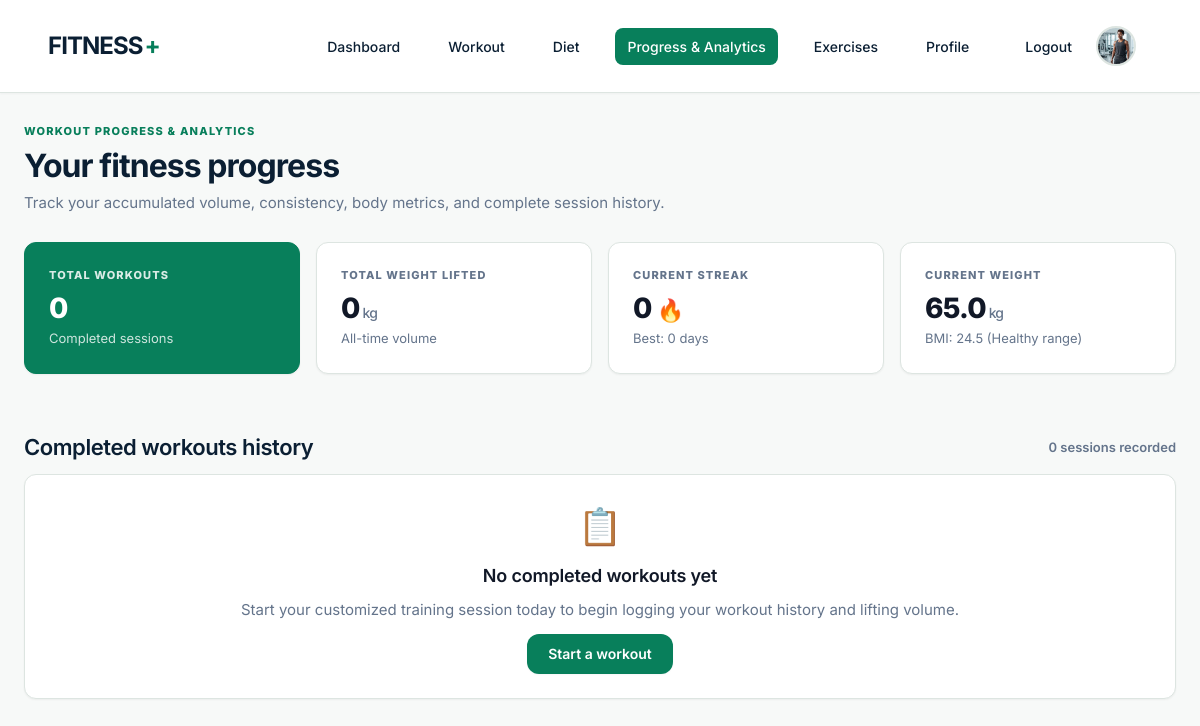
Page /history/ (signed in) on the earlier database version.
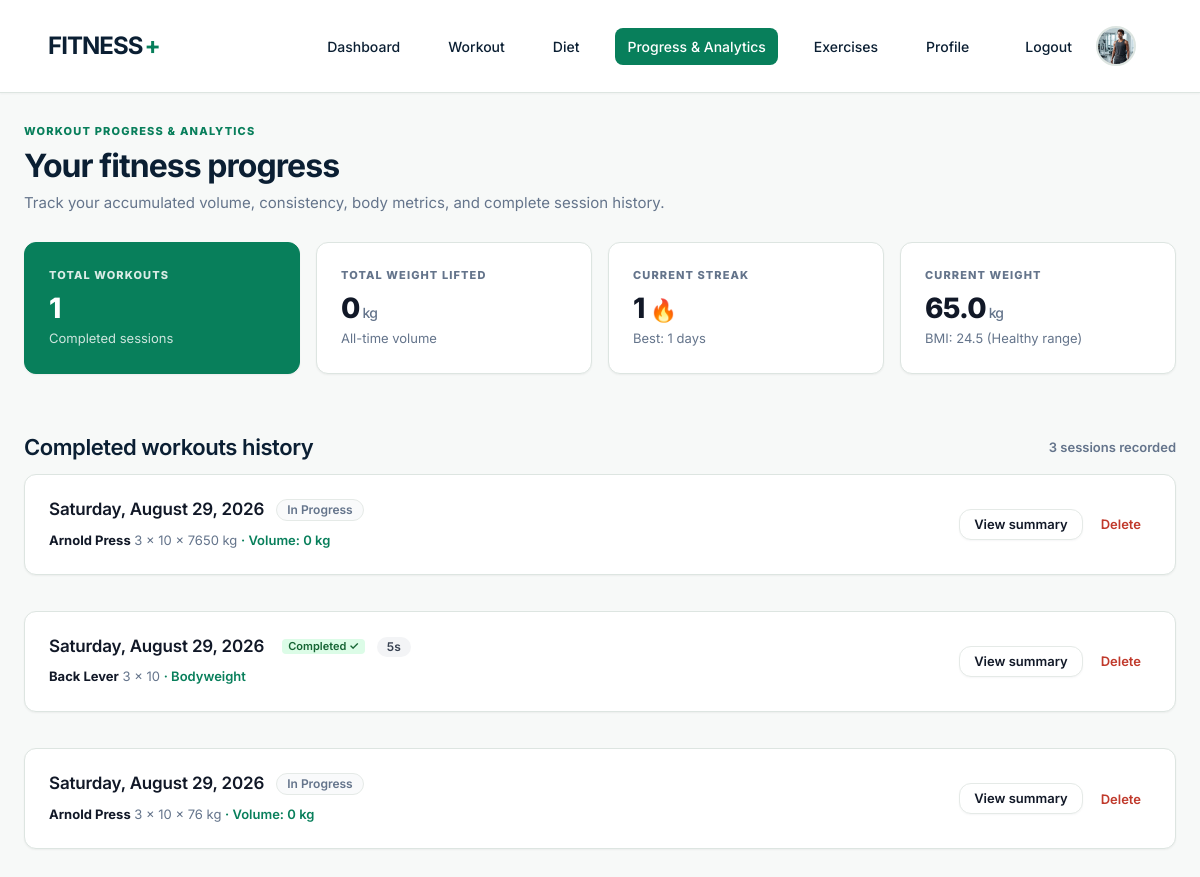
Same page on the later database version.
### workout/models.py (models this page shows, shortened)
class UserProfile(models.Model):
    class Goal(models.TextChoices):
        BULK = 'bulk', 'Build Muscle / Bulk'
        CUT = 'cut', 'Lose Fat / Cut'
        MAINTAIN = 'maintain', 'Maintain Weight'
        STRENGTH = 'strength', 'Build Strength'
        FITNESS = 'fitness', 'General Fitness'
    user = models.OneToOneField(User, related_name='fitness_profile', on_delete=models.CASCADE)
    name = models.CharField(max_length=80, blank=True)
    age = models.PositiveSmallIntegerField(null=True, blank=True)
    gender = models.CharField(max_length=20, choices=[('male', 'Male'), ('female', 'Female')], null=True, blank=True, default=None)
    height_cm = models.DecimalField(max_digits=5, decimal_places=1, null=True, blank=True)
    weight_kg = models.DecimalField(max_digits=5, decimal_places=1, null=True, blank=True)
    goal = models.CharField(max_length=20, choices=Goal.choices, default=Goal.FITNESS)
    workout_location = models.CharField(max_length=10, choices=[('gym','Gym'),('home','Home')], default='home')
    experience_level = models.CharField(max_length=20, choices=[('beginner','Beginner'),('intermediate','Intermediate'),('advanced','Advanced')], default='beginner')
    home_equipment = models.JSONField(default=list, blank=True)
    profile_completed = models.BooleanField(default=False)
    profile_image = models.ImageField(upload_to='profile_images/', null=True, blank=True)
    current_streak = models.PositiveIntegerField(default=0); longest_streak = models.PositiveIntegerField(default=0); last_workout_date = models.DateField(null=True, blank=True)
    created_at = models.DateTimeField(auto_now_add=True); updated_at = models.DateTimeField(auto_now=True)
    @property
    def bmi(self):
        if not self.height_cm or not self.weight_kg: return None
        return round(float(self.weight_kg) / (float(self.height_cm) / 100) ** 2, 1)
    @property
    def bmi_category(self):
        bmi = self.bmi
        if bmi is None: return ''
        return 'Underweight' if bmi < 18.5 else 'Healthy range' if bmi < 25 else 'Overweight' if bmi < 30 else 'Obesity'
    @property
    def total_weight_lifted(self):
        return calculate_user_total_volume(self.user)
    @property
    def total_weight_lifted_display(self):
        return format_weight_display(self.total_weight_lifted)

class Workout(models.Model):
    user = models.ForeignKey(User, related_name='workouts', on_delete=models.CASCADE)
    date = models.DateField(default=timezone.localdate)
    created_at = models.DateTimeField(auto_now_add=True)
    completed = models.BooleanField(default=False)
    completed_at = models.DateTimeField(null=True, blank=True)
    class Meta:
        ordering = ['-date', '-created_at']
    @property
    def duration_seconds(self):
        if not self.completed_at:
            return None
        return max(0, int((self.completed_at - self.created_at).total_seconds()))

class WorkoutExercise(models.Model):
    workout = models.ForeignKey(Workout, related_name='workout_exercises', on_delete=models.CASCADE)
    exercise = models.ForeignKey(Exercise, related_name='workout_entries', on_delete=models.PROTECT)
    sets_planned = models.PositiveIntegerField()
    reps_planned = models.PositiveIntegerField()
    weight = models.DecimalField(max_digits=7, decimal_places=2, null=True, blank=True)
    rest_seconds = models.PositiveIntegerField(default=60)
    exercise_seconds = models.PositiveIntegerField(default=30)
    order = models.PositiveIntegerField(default=1)
    class Meta:
        ordering = ['order']
    @property
    def volume(self):
        if self.exercise.is_bodyweight or self.weight is None:
            return None
        return calculate_exercise_volume(self)

class Exercise(models.Model):
    class EquipmentType(models.TextChoices):
        BODYWEIGHT = 'bodyweight', 'Bodyweight'
        BARBELL = 'barbell', 'Barbell'
        DUMBBELL = 'dumbbell', 'Dumbbell'
        KETTLEBELL = 'kettlebell', 'Kettlebell'
        CABLE = 'cable', 'Cable'
        MACHINE = 'machine', 'Machine'
        RESISTANCE_BAND = 'resistance_band', 'Resistance band'
        PULLUP_BAR = 'pullup_bar', 'Pull-up bar'
        BENCH = 'bench', 'Bench'
        PLATE = 'plate', 'Plate-loaded'
        STEP = 'step', 'Step / Platform'
        JUMP_ROPE = 'jump_rope', 'Jump Rope'
        OTHER = 'other', 'Other'
    class Difficulty(models.TextChoices):
        BEGINNER = 'beginner', 'Beginner'
        INTERMEDIATE = 'intermediate', 'Intermediate'
        ADVANCED = 'advanced', 'Advanced'
    class GenderCategory(models.TextChoices):
        ALL = 'all', 'All'
        FEMALE = 'female', 'Female'
        MALE = 'male', 'Male'
    name = models.CharField(max_length=120)
    body_part = models.CharField(max_length=40, default='Full Body')
    equipment_type = models.CharField(max_length=20, choices=EquipmentType.choices, default=EquipmentType.OTHER)
    category = models.CharField(max_length=40)
    description = models.TextField()
    instructions = models.TextField()
    muscles_targeted = models.CharField(max_length=255)
    beginner_tips = models.TextField(blank=True)
    is_bodyweight = models.BooleanField(default=False)
    image = models.CharField(max_length=255, blank=True, help_text='Local visual URL (filled by the seed command).')
    created_at = models.DateTimeField(auto_now_add=True)
    difficulty = models.CharField(max_length=20, choices=Difficulty.choices, default=Difficulty.INTERMEDIATE)
    gender_category = models.CharField(max_length=10, choices=GenderCategory.choices, default=GenderCategory.ALL)
    recommended_sets = models.CharField(max_length=30, blank=True, default='')
    recommended_reps = models.CharField(max_length=30, blank=True, default='')
    recommended_duration = models.CharField(max_length=40, blank=True, default='')
    recommended_rest = models.CharField(max_length=30, blank=True, default='')
    is_beginner_friendly = models.BooleanField(default=False)
    class Meta:
        ordering = ['category', 'name']
        constraints = [models.UniqueConstraint(Lower('name'), name='unique_exercise_name_ci')]

### workout/views.py (the view)
# urls.py: path('history/', views.history, name='history'),
@login_required
def history(request):
    profile, _ = UserProfile.objects.get_or_create(user=request.user)
    workouts = Workout.objects.filter(user=request.user).prefetch_related('workout_exercises__exercise', 'workout_exercises__sets')
    return render(request, 'workout/history.html', {
        'workouts': workouts,
        'profile': profile,
        'total_weight_lifted': profile.total_weight_lifted_display,
        'completed_count': workouts.filter(completed=True).count(),
    })

### workout/models.py (called while the page is built)
def format_weight_display(value):
    if value is None:
        return '0'
    try:
        val = Decimal(str(value))
    except Exception:
        return '0'
    if val == 0:
        return '0'
    if val % 1 == 0:
        return f"{int(val):,}"
    return f"{val:,.2f}".rstrip('0').rstrip('.')

def calculate_exercise_volume(exercise_entry):
    if exercise_entry.exercise.is_bodyweight or exercise_entry.weight is None:
        return Decimal('0')
    return sum(
        (
            Decimal(str(workout_set.reps_completed))
            * (workout_set.weight if workout_set.weight is not None else Decimal('0'))
            for workout_set in exercise_entry.sets.all()
            if workout_set.completed
        ),
        Decimal('0'),
    )

def calculate_workout_volume(workout):
    entries = workout.workout_exercises.all()
    total = Decimal('0')
    for entry in entries:
        total += calculate_exercise_volume(entry)
    return total

def calculate_user_total_volume(user):
    if not user or not user.is_authenticated:
        return Decimal('0')
    completed_workouts = Workout.objects.filter(
        user=user,
        completed=True
    ).prefetch_related('workout_exercises__exercise', 'workout_exercises__sets')
    total = Decimal('0')
    for workout in completed_workouts:
        total += calculate_workout_volume(workout)
    return total

### workout/templates/workout/history.html (shortened to what this page needs)
{% extends 'workout/base.html' %}
{% block content %}
<div class="page-intro">
  <p class="eyebrow">WORKOUT PROGRESS & ANALYTICS</p>
  <h1>Your fitness progress</h1>
  <p class="subtitle">Track your accumulated volume, consistency, body metrics, and complete session history.</p>
</div>
<section class="progress-stats-grid">
  <div class="stat-card card">
    <span class="stat-label">TOTAL WORKOUTS</span>
    <strong class="stat-value">{{ completed_count }}</strong>
    <span class="stat-subtext">Completed sessions</span>
  </div>
  <div class="stat-card card">
    <span class="stat-label">TOTAL WEIGHT LIFTED</span>
    <strong class="stat-value">{{ total_weight_lifted }}<small> kg</small></strong>
    <span class="stat-subtext">All-time volume</span>
  </div>
  <div class="stat-card card">
    <span class="stat-label">CURRENT STREAK</span>
    <strong class="stat-value">{{ profile.current_streak }} <em class="stat-emoji">🔥</em></strong>
    <span class="stat-subtext">Best: {{ profile.longest_streak }} days</span>
  </div>
  <div class="stat-card card">
    <span class="stat-label">CURRENT WEIGHT</span>
    <strong class="stat-value">{{ profile.weight_kg|default:'—' }}<small> kg</small></strong>
    <span class="stat-subtext">BMI: {{ profile.bmi|default:'—' }} ({{ profile.bmi_category|default:'Standard' }})</span>
  </div>
</section>
<section class="history-log-section">
  <div class="section-title">
    <h2>Completed workouts history</h2>
    <span class="results-count">{{ workouts|length }} session{{ workouts|length|pluralize }} recorded</span>
  </div>
  <div class="history-cards-list">
    {% for workout in workouts %}
    <article class="workout-card card">
      <div class="workout-card-left">
        <div class="workout-card-header">
          <h3>
            <a href="{% url 'workout:workout_history_detail' workout.id %}" class="workout-date-link">
              {{ workout.date|date:'l, F j, Y' }}
            </a>
          </h3>
          {% if workout.completed %}
            <span class="badge badge-success">Completed ✓</span>
          {% else %}
            <span class="badge badge-subtle">In Progress</span>
          {% endif %}
          {% if workout.duration_seconds is not None %}
            <span class="badge badge-secondary">{{ workout.duration_seconds }}s</span>
          {% endif %}
        </div>
        <div class="workout-entries-list">
          {% for entry in workout.workout_exercises.all %}
          <div class="entry-row">
            <strong>{{ entry.exercise.name }}</strong>
            <span class="entry-meta">
              {{ entry.sets_planned }} × {{ entry.reps_planned }}
              {% if entry.weight %}
                × {{ entry.weight|floatformat:'-2' }} kg
                <span class="volume-tag">· Volume: {{ entry.volume|floatformat:'-2' }} kg</span>
              {% else %}
                <span class="volume-tag">· Bodyweight</span>
              {% endif %}
            </span>
          </div>
          {% endfor %}
        </div>
      </div>
      <div class="workout-card-actions">
        <a href="{% url 'workout:workout_history_detail' workout.id %}" class="button secondary-button compact-button">View summary</a>
        <form method="post" action="{% url 'workout:delete_workout' workout.id %}" onsubmit="return confirm('Are you sure you want to delete this workout record?');">
          <button class="button danger-link" type="submit" title="Delete record">Delete</button>
        </form>
      </div>
    </article>
    {% empty %}
    <div class="empty-state card">
      <div class="empty-icon">📋</div>
      <h3>No completed workouts yet</h3>
      <p>Start your customized training session today to begin logging your workout history and lifting volume.</p>
      <a class="button" href="{% url 'workout:start_workout' %}">Start a workout</a>
    </div>
    {% endfor %}
  </div>
</section>
{% endblock %}

### workout/templates/workout/base.html (shortened to what this page needs)
{% load static %}
<!doctype html>
<html lang="en">
<head>
  <link rel="stylesheet" href="{% static 'workout/css/style.css' %}?v=2.3">
  <link rel="stylesheet" href="{% static 'workout/css/auth.css' %}?v=2.3">
  <link rel="stylesheet" href="{% static 'workout/css/timer.css' %}?v=2.3">
  <link rel="stylesheet" href="{% static 'workout/css/start.css' %}?v=2.3">
  <link rel="stylesheet" href="{% static 'workout/css/theme.css' %}?v=2.3">
  <link rel="stylesheet" href="{% static 'workout/css/diet.css' %}?v=2.3">
  <link rel="stylesheet" href="{% static 'workout/css/reference.css' %}?v=2.3">
</head>
<body>
  <header class="site-header">
    <div class="header-inner">
      <a href="{% url 'workout:dashboard' %}" class="brand">FITNESS<span>+</span></a>
      {% if user.is_authenticated %}
      <nav class="desktop-nav" id="main-nav">
        <a href="{% url 'workout:dashboard' %}" class="{% if request.resolver_match.url_name == 'dashboard' %}active{% endif %}">Dashboard</a>
        <a href="{% url 'workout:start_workout' %}" class="">Workout</a>
        <a href="{% url 'workout:diet' %}" class="{% if request.resolver_match.url_name == 'diet' %}active{% endif %}">Diet</a>
        <a href="{% url 'workout:progress' %}" class="{% if request.resolver_match.url_name == 'progress' or request.resolver_match.url_name == 'history' or request.resolver_match.url_name == 'workout_history_detail' %}active{% endif %}">Progress &amp; Analytics</a>
        <a href="{% url 'workout:exercise_library' %}" class="{% if request.resolver_match.url_name == 'exercise_library' or request.resolver_match.url_name == 'exercise_detail' %}active{% endif %}">Exercises</a>
        <a href="{% url 'workout:profile' %}" class="{% if request.resolver_match.url_name == 'profile' or request.resolver_match.url_name == 'profile_edit' %}active{% endif %}">Profile</a>
        <form method="post" action="{% url 'workout:logout' %}" class="logout-form">
          <button class="nav-button" type="submit">Logout</button>
        </form>
        <a href="{% url 'workout:profile' %}" class="avatar-link" title="My Profile">
          {% with prof=request.user.fitness_profile %}
            {% if prof.profile_image %}
              <img class="header-avatar" src="{{ prof.profile_image.url }}" alt="Profile avatar">
            {% else %}
              <img class="header-avatar" src="{% static 'workout/images/fitness-plus/profile_user.jpg' %}" alt="Profile avatar">
            {% endif %}
          {% endwith %}
        </a>
      </nav>
      {% endif %}
    </div>
  </header>
  <main class="container">
    {% block content %}{% endblock %}
  </main>
</body>
</html>

### workout/static/workout/css/theme.css (style rules this page uses)
:root { --primary: #087F5B; --primary-dark: #066A4C; --navy: #0B1F33; --background: #F7F9F8; --surface: #FFFFFF; --muted: #64748B; --border: #DDE5E1; --success: #168A65; --warning: #D98C10; --danger: #C0392B; --spacing-8: 8px; --spacing-12: 12px; --spacing-16: 16px; --spacing-20: 20px; --spacing-24: 24px; --spacing-32: 32px; --spacing-40: 40px; --spacing-48: 48px; --radius-4: 4px; --radius-8: 8px; --radius-12: 12px; --shadow-sm: 0 1px 2px rgba(0,0,0,0.05); }
body { font-family: 'Inter', system-ui, sans-serif; background-color: var(--background); color: var(--navy); margin: 0; line-height: 1.5; }
h1, .title { font-size: 2rem; font-weight: 700; color: var(--navy); margin-bottom: var(--spacing-24); }
h2, .section-title { font-size: 1.5rem; font-weight: 600; color: var(--navy); margin-top: var(--spacing-24); margin-bottom: var(--spacing-12); }
.card { background: var(--surface); border: 1px solid var(--border); border-radius: var(--radius-12); box-shadow: var(--shadow-sm); padding: var(--spacing-24); margin-bottom: var(--spacing-24); }
.site-header { background: #fff; border-bottom: 1px solid var(--border); padding: var(--spacing-12) var(--spacing-24); }
.header-inner { display: flex; align-items: center; justify-content: space-between; }
.brand { font-size: 1.5rem; font-weight: 700; color: var(--navy); text-decoration: none; }
.desktop-nav a, .mobile-nav a { margin-right: var(--spacing-16); text-decoration: none; color: var(--navy); font-weight: 500; position: relative; padding: var(--spacing-8) var(--spacing-12); }
.desktop-nav a.active, .mobile-nav a.active { color: #fff; background: var(--primary); border-radius: var(--radius-8); }
.nav-button { background: none; border: none; color: var(--navy); font-weight: 500; cursor: pointer; padding: var(--spacing-8) var(--spacing-12); }
.header-avatar { width: 40px; height: 40px; border-radius: 50%; object-fit: cover; border: 2px solid var(--border); }
.container { max-width: 1200px; margin: 0 auto; padding: var(--spacing-24); }

Differences in the rows shown:
changed UserProfile "Healthy range": current_streak "0" → "1"; longest_streak "0" → "1"
added Workout: date "Saturday, August 29, 2026", completed "In Progress"
added WorkoutExercise: exercise.name "Arnold Press", sets_planned "3", reps_planned "10", weight "7650", volume "0", shown under "Saturday, August 29, 2026"
added Workout: date "Saturday, August 29, 2026", completed "Completed ✓", duration_seconds "5"
added WorkoutExercise: exercise.name "Back Lever", sets_planned "3", reps_planned "10", shows "· Bodyweight", shown under "Saturday, August 29, 2026"
added Workout: date "Saturday, August 29, 2026", completed "In Progress"
added WorkoutExercise: exercise.name "Arnold Press", sets_planned "3", reps_planned "10", weight "76", volume "0", shown under "Saturday, August 29, 2026"
Other differences:
{{ completed_count }}: "0" → "1"
{{ workouts|length }}: "0" → "3"
text no longer shown: "📋 No completed workouts yet Start your customized training session today to begin logging your workout history and lifting volume. Start a workout"
